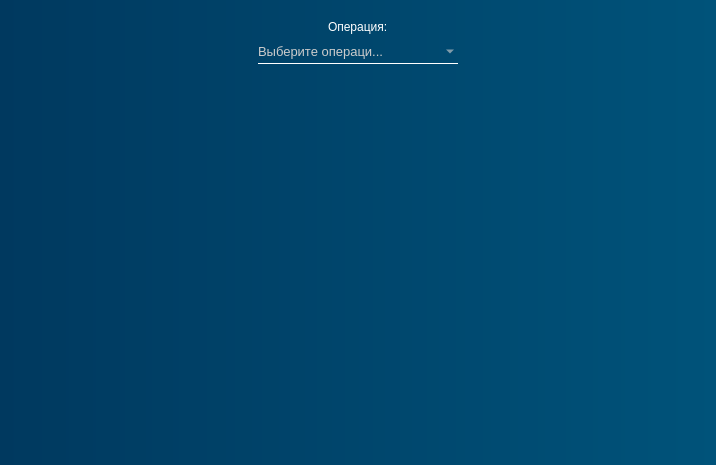
<?xml version="1.0" encoding="UTF-8"?>
<ui version="4.0">
 <class>Settings</class>
 <widget class="QDialog" name="Settings">
  <property name="geometry">
   <rect>
    <x>0</x>
    <y>0</y>
    <width>716</width>
    <height>465</height>
   </rect>
  </property>
  <property name="windowTitle">
   <string>Dialog</string>
  </property>
  <property name="styleSheet">
   <string notr="true">color: white;
background-color: qlineargradient(spread:pad, x1:0, y1:0, x2:1, y2:0, stop:0 rgb(0, 57, 95), stop:1 rgb(0, 83, 122));
</string>
  </property>
  <layout class="QVBoxLayout" name="verticalLayout_3">
   <item>
    <widget class="QWidget" name="widget" native="true">
     <property name="styleSheet">
      <string notr="true">background: none;</string>
     </property>
     <layout class="QVBoxLayout" name="verticalLayout_2">
      <item>
       <layout class="QHBoxLayout" name="horizontalLayout">
        <item>
         <spacer name="horizontalSpacer_2">
          <property name="orientation">
           <enum>Qt::Orientation::Horizontal</enum>
          </property>
          <property name="sizeHint" stdset="0">
           <size>
            <width>40</width>
            <height>20</height>
           </size>
          </property>
         </spacer>
        </item>
        <item>
         <layout class="QVBoxLayout" name="verticalLayout">
          <item alignment="Qt::AlignmentFlag::AlignHCenter">
           <widget class="QLabel" name="label">
            <property name="styleSheet">
             <string notr="true">background: none;
border: none;</string>
            </property>
            <property name="text">
             <string>Операция:</string>
            </property>
           </widget>
          </item>
          <item alignment="Qt::AlignmentFlag::AlignHCenter">
           <widget class="QComboBox" name="comboBox">
            <property name="minimumSize">
             <size>
              <width>200</width>
              <height>0</height>
             </size>
            </property>
            <property name="styleSheet">
             <string notr="true">QComboBox {
	padding: 3, 3, 3, 3;
	width: 60px;
	border: none;
	border-bottom: 1px solid white;
	background: rgba(255, 255, 255, 0);
	transition: color 0.3s ease;
	transition: border-bottom 0.4s ease;
	color: rgb(204, 204, 204);
	font-size: 10pt;
}
QComboBox:hover {
   color: rgb(167, 167, 167);
}

QComboBox::item {
	background: rgb(67, 67, 67);
	border-radius: none;
}

QComboBox QAbstractItemView {
	border-radius: none;
    background: qlineargradient(spread:pad, x1:0, y1:0, x2:1, y2:0, stop:0 rgb(58, 58, 58), stop:1 rgb(88, 88, 88));
	selection-border-radius: none;
	selection-border: none;
	border: none;
	border-radius: 0;
	outline: none;
}
QComboBox QAbstractItemView::item {
    min-height: 15px;
	width: 15px;
	border: none;
	border-radius: none;
}
QComboBox QAbstractItemView::item:hover {
	color:rgb(173, 173, 173);
	border-bottom: 1px solid white;
}

</string>
            </property>
            <property name="currentText">
             <string>Токарная</string>
            </property>
            <property name="placeholderText">
             <string>Выберите операци...</string>
            </property>
            <item>
             <property name="text">
              <string>Токарная</string>
             </property>
            </item>
            <item>
             <property name="text">
              <string>Шлифовальная</string>
             </property>
            </item>
            <item>
             <property name="text">
              <string>Отрезная</string>
             </property>
            </item>
            <item>
             <property name="text">
              <string>Сверлильная</string>
             </property>
            </item>
           </widget>
          </item>
         </layout>
        </item>
        <item>
         <spacer name="horizontalSpacer">
          <property name="orientation">
           <enum>Qt::Orientation::Horizontal</enum>
          </property>
          <property name="sizeHint" stdset="0">
           <size>
            <width>40</width>
            <height>20</height>
           </size>
          </property>
         </spacer>
        </item>
       </layout>
      </item>
     </layout>
    </widget>
   </item>
   <item>
    <layout class="QVBoxLayout" name="verticalLayout_4"/>
   </item>
   <item>
    <spacer name="verticalSpacer">
     <property name="orientation">
      <enum>Qt::Orientation::Vertical</enum>
     </property>
     <property name="sizeHint" stdset="0">
      <size>
       <width>20</width>
       <height>40</height>
      </size>
     </property>
    </spacer>
   </item>
  </layout>
 </widget>
 <resources/>
 <connections/>
</ui>
